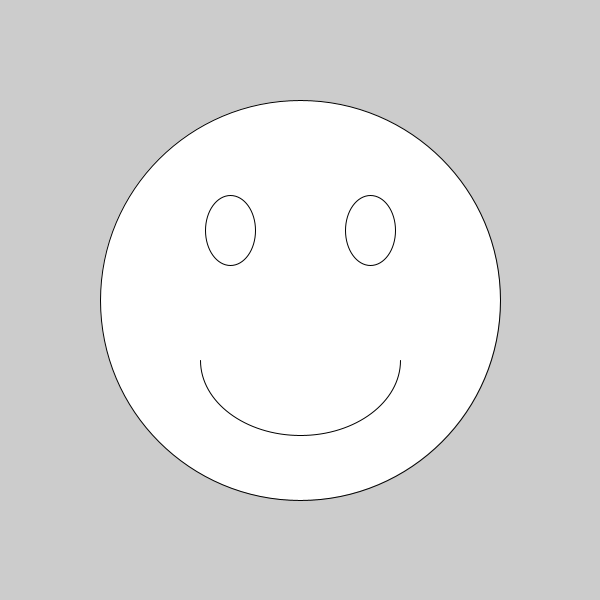
Frame 1 (no input)
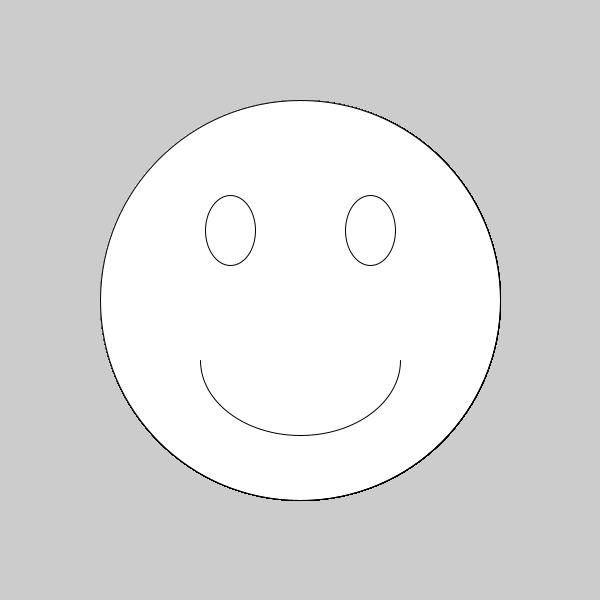
Frame 60 (the mouse pressed at the canvas centre just before this capture)
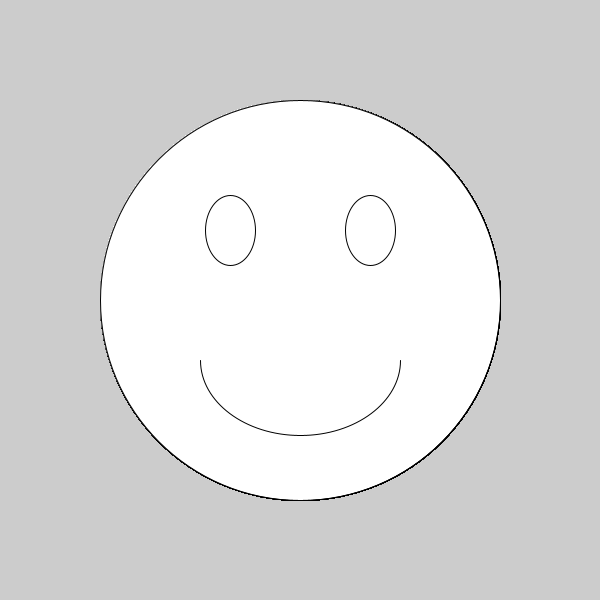
Frame 120 (the mouse held since frame 60 and released just before this capture)

The Processing sketch that drew these frames (run headless with seeded random() and noise(); from frame 60 on, the mouse is pressed at the canvas centre):

// Processing sketch: Emoticono
// ── Emoticono.pde
int x, y, tamanioEmoticono;

void setup(){
  size(600, 600);
  tamanioEmoticono = 400;
  x = width/2;
  y = height/2;
}

void draw(){
  ellipse(x, y, tamanioEmoticono, tamanioEmoticono);
  ellipse(x-70, y-70, 50, 70);
  ellipse(x+70, y-70, 50, 70);
  arc(x, y+60, 200, 150, 0, PI);
}
